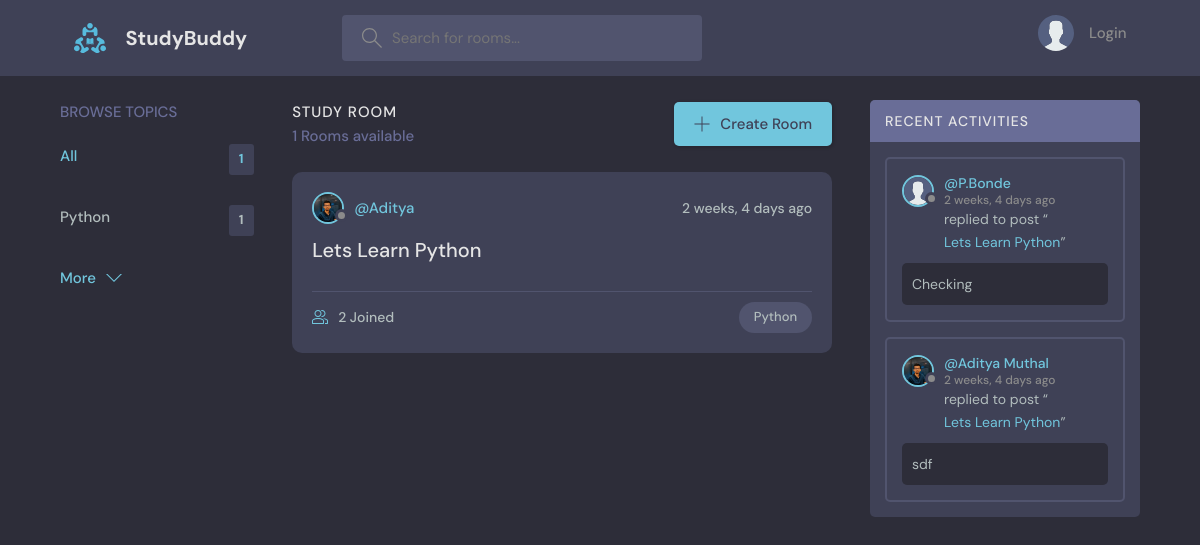
The page / on the database its author committed.
### base/models.py (models this page shows, shortened)
class Topic(models.Model):
    name = models.CharField(max_length=200)

class Room(models.Model):
    name = models.CharField(max_length=200)
    topic = models.ForeignKey(Topic, on_delete=models.SET_NULL, null=True)
    host = models.ForeignKey(User, on_delete=models.SET_NULL, null=True)
    description = models.TextField(null=True, blank=True)
    participants = models.ManyToManyField(User, related_name="participants", blank=True)
    updated = models.DateTimeField(auto_now=True)  # updated ts
    created = models.DateTimeField(auto_now_add=True)  # initial ts
    class Meta:
        ordering = ["-updated", "-created"]
    def __str__(self):
        return self.name

class User(AbstractUser):
    name = models.CharField(max_length=200, null=True)
    email = models.EmailField(unique=True, null=True)
    bio = models.TextField(null=True)
    avatar = models.ImageField(null=True, default="avatar.svg")
    USERNAME_FIELD = "email"
    REQUIRED_FIELDS = []

class Message(models.Model):
    user = models.ForeignKey(User, on_delete=models.CASCADE)
    room = models.ForeignKey(Room, on_delete=models.CASCADE)
    body = models.TextField()
    updated = models.DateTimeField(auto_now=True)
    created = models.DateTimeField(auto_now_add=True)
    class Meta:
        ordering = ["-updated", "-created"]
    def __str__(self):
        return self.body[0:50]

### base/views.py (the view)
# urls.py: path("", home, name="home"),
def home(request):
    q = request.GET.get("q") if request.GET.get("q") != None else ""
    rooms = Room.objects.filter(
        Q(topic__name__icontains=q)
        | Q(name__icontains=q)
        | Q(description__icontains=q)
        | Q(host__username__icontains=q)
    )
    room_count = rooms.count()
    topics = Topic.objects.all()[0:5]
    room_messages = Message.objects.filter(Q(room__topic__name__icontains=q))
    context = {
        "rooms": rooms,
        "topics": topics,
        "room_count": room_count,
        "room_messages": room_messages,
    }
    return render(request, "base/home.html", context)

### base/templates/base/home.html (shortened to what this page needs)
{% extends 'main.html' %} {% block content %}
<main class="layout layout--3">
   <div class="container">
      {% include 'base/topics_component.html' %}
      <div class="roomList">
         <div class="roomList__header">
            <div>
               <h2>Study Room</h2>
               <p>{{room_count}} Rooms available</p>
            </div>
            <a class="btn btn--main" href="{% url 'create_room' %}">
               <svg
                  version="1.1"
                  xmlns="http://www.w3.org/2000/svg"
                  width="32"
                  height="32"
                  viewBox="0 0 32 32"
               >
                  <title>add</title>
                  <path
                     d="M16.943 0.943h-1.885v14.115h-14.115v1.885h14.115v14.115h1.885v-14.115h14.115v-1.885h-14.115v-14.115z"
                  ></path>
               </svg>
               Create Room
            </a>
         </div>
         {% include 'base/feed_component.html' %}
      </div>
      {% include 'base/activity_component.html' %}
   </div>
</main>
{% endblock content %}

### base/templates/base/topics_component.html
<div class="topics">
   <div class="topics__header">
      <h2>Browse Topics</h2>
   </div>
   <ul class="topics__list">
      <li>
         <a href="{% url 'home' %}" class="active">All <span>{{topics.count}}</span></a>
      </li>
      {% for topic in topics %}
      <li>
         <a href="{% url 'home' %}?q={{topic.name}}">
            {{topic.name}}<span>{{ topic.room_set.all.count }}</span></a
         >
      </li>
      {% endfor %}
   </ul>
   <a class="btn btn--link" href="{% url 'topics' %}">
      More
      <svg version="1.1" xmlns="http://www.w3.org/2000/svg" width="32" height="32" viewBox="0 0 32 32">
         <title>chevron-down</title>
         <path d="M16 21l-13-13h-3l16 16 16-16h-3l-13 13z"></path>
      </svg>
   </a>
</div>

### base/templates/base/feed_component.html (shortened to what this page needs)
{% for room in rooms %}
<div class="roomListRoom">
   <div class="roomListRoom__header">
      <a href="{% url 'user-profile' room.host.id %}" class="roomListRoom__author">
         <div class="avatar avatar--small">
            <img src="{{room.host.avatar.url}}" />
         </div>
         <span>@{{room.host.username}}</span>
      </a>
      <div class="roomListRoom__actions">
         <span>{{room.created|timesince}} ago</span>
      </div>
   </div>
   <div class="roomListRoom__content">
      <a href="{% url 'room' room.id %}">{{room.name}}</a>
   </div>
   <div class="roomListRoom__meta">
      <a href="{% url 'room' room.id %}" class="roomListRoom__joined">
         {{room.participants.all.count}} Joined
      </a>
      <p class="roomListRoom__topic">{{room.topic.name}}</p>
   </div>
</div>
{% endfor %}

### base/templates/base/activity_component.html (shortened to what this page needs)
<div class="activities">
   <div class="activities__header">
      <h2>Recent Activities</h2>
   </div>
   {% for message in room_messages %}
   <div class="activities__box">
      <div class="activities__boxHeader roomListRoom__header">
         <a href="{% url 'user-profile' message.user.id %}" class="roomListRoom__author">
            <div class="avatar avatar--small">
               <img src="{{message.user.avatar.url}}" />
            </div>
            <p>
               @{{message.user.name}}
               <span>{{message.created|timesince}} ago</span>
            </p>
         </a>
      </div>
      <div class="activities__boxContent">
         <p>replied to post “<a href="{% url 'room' message.room.id %}">{{message.room}}</a>”</p>
         <div class="activities__boxRoomContent">{{message}}</div>
      </div>
   </div>
   {% endfor %}
</div>

### rows shown on the page
Topic: name "Python", room_set.all.count "1"
Room: host.avatar (picture), host.username "Aditya", created "2 weeks, 4 days", name "Lets Learn Python", participants.all.count "2", topic.name "Python"
Message: user.avatar (placeholder picture), user.name "P.Bonde", created "2 weeks, 4 days", room "Lets Learn Python", body "Checking"
Message: user.avatar (picture), user.name "Aditya Muthal", created "2 weeks, 4 days", room "Lets Learn Python", body "sdf"

### other values the page prints
{{ topics.count }} "1"
{{ room_count }} "1"
